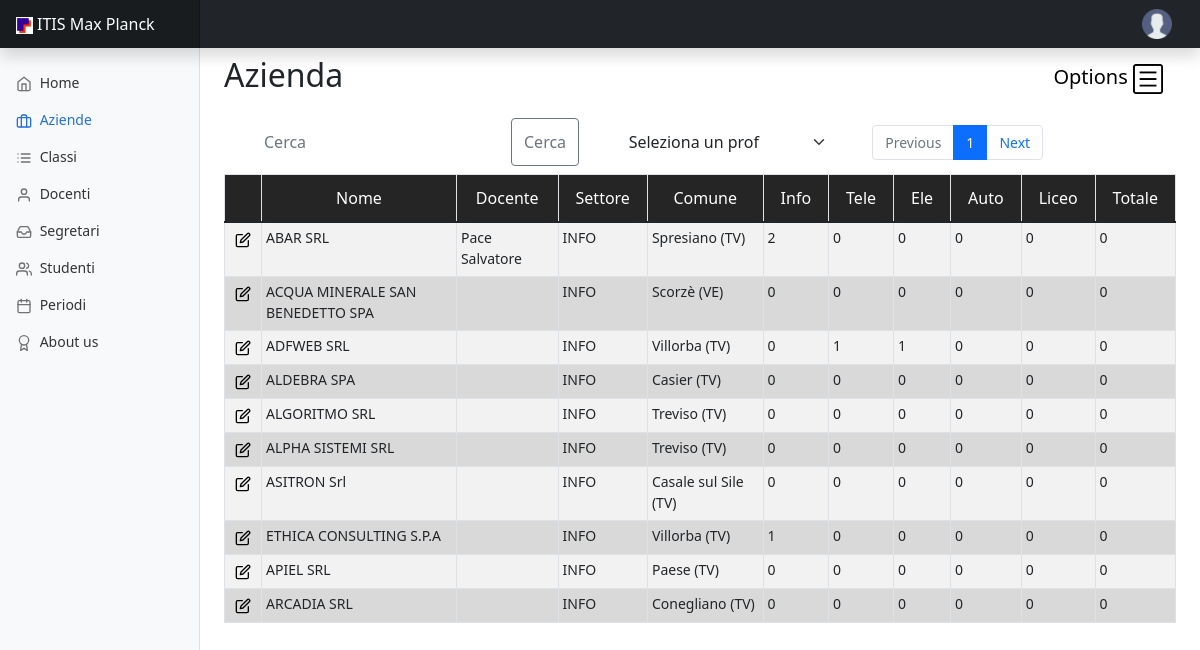
The app's page /aziende.php (signed in) with its own data.
### tables this page shows
CREATE TABLE `azienda` (
  `id` int NOT NULL,
  `id_docente` int DEFAULT NULL,
  `n_informatici` int NOT NULL,
  `n_telecomunicazioni` int NOT NULL,
  `n_elettronici` int NOT NULL,
  `n_automazioni` int NOT NULL,
  `n_liceo` int NOT NULL,
  `n_totale` int NOT NULL,
  `denominazione_azienda` varchar(100) NOT NULL,
  `settore` varchar(100) NOT NULL,
  `indirizzo` varchar(100) NOT NULL,
  `cap` int NOT NULL,
  `comune` varchar(100) NOT NULL,
  `referente_aziendale` varchar(100) NOT NULL,
  `tutor_aziendale` varchar(100) NOT NULL,
  `telefono` varchar(50) NOT NULL,
  `inizioam` varchar(50) NOT NULL,
  `fineam` varchar(50) NOT NULL,
  `iniziopm` varchar(50) NOT NULL,
  `finepm` varchar(50) NOT NULL,
  `email` varchar(200) NOT NULL,
  `sito` varchar(200) NOT NULL,
  `n_dipendenti` int NOT NULL,
  `settore_attivita` varchar(50) NOT NULL,
  `leg_denominazioneazienda` varchar(100) NOT NULL,
  `leg_via` varchar(100) NOT NULL,
  `leg_comune` varchar(50) NOT NULL,
  `leg_nomecognome` varchar(100) NOT NULL,
  `leg_datanascita` date DEFAULT NULL,
  `leg_comunenascita` varchar(100) NOT NULL,
  `leg_iva` varchar(100) NOT NULL,
  `rapleg_convenzioneprotocolo` varchar(50) NOT NULL,
  `rapleg_codicefiscale` varchar(100) NOT NULL,
  `rapleg_convenzionedata` date DEFAULT NULL,
  `commento` varchar(1000) NOT NULL
);

CREATE TABLE `persona` (
  `id` int NOT NULL,
  `nome` varchar(80) NOT NULL,
  `cognome` varchar(80) NOT NULL,
  `datanascita` date DEFAULT NULL,
  `codicefiscale` varchar(16) NOT NULL,
  `sesso` char(1) NOT NULL,
  `cellulare` varchar(13) NOT NULL,
  `login` varchar(100) DEFAULT NULL,
  `password` varchar(100) DEFAULT NULL,
  `al_matricola` varchar(20) DEFAULT NULL,
  `al_cittadinanza` varchar(30) DEFAULT NULL,
  `cap` varchar(5) DEFAULT NULL,
  `telefono` varchar(20) DEFAULT NULL,
  `email` varchar(100) NOT NULL,
  `indirizzo` varchar(100) DEFAULT NULL,
  `residenza` varchar(100) DEFAULT NULL,
  `provincia` varchar(2) DEFAULT NULL,
  `tut_idazienda` int DEFAULT NULL
);

### aziende.php (the view, shortened to what this page needs)
<?php
require("Include/db_connection.inc");
$offset = 0;
$pag_num = 10;
$num_rows = $conn->query("select * from azienda")->num_rows;
function generaTabella($result, $conn)
{
    echo '<div class="justify-content-center">';
    echo '<table class=" table table-striped table-bordered table-sm" >';
    echo '<thead>';
    echo '<tr>';
    echo '<th scope="col" class="first"></th>';
    echo '<th scope="col"><input class="btn btn-primary" type="button" name="ordinaNome" onclick="refresh(0)" value="Nome"/></th>';
    echo '<th scope="col"><input class="btn btn-primary" type="button" name="ordinaDocente" onclick="refresh(12)" value="Docente"/></th>';
    echo '<th scope="col"><input class="btn btn-primary" type="button" name="ordinaSettore" onclick="refresh(1)" value="Settore"/></th>';
    echo '<th scope="col"><input class="btn btn-primary" type="button" name="ordinaComune" onclick="refresh(6)" value="Comune"/></th>';
    echo '<th scope="col"><input class="btn btn-primary" type="button" name="ordinaInfo" onclick="refresh(7)" value="Info"/></th>';
    echo '<th scope="col"><input class="btn btn-primary" type="button" name="ordinaTele" onclick="refresh(8)" value="Tele"/></th>';
    echo '<th scope="col"><input class="btn btn-primary" type="button" name="ordinaEle" onclick="refresh(9)" value="Ele"/></th>';
    echo '<th scope="col"><input class="btn btn-primary" type="button" name="ordinaAuto" onclick="refresh(10)" value="Auto"/></th>';
    echo '<th scope="col"><input class="btn btn-primary" type="button" name="ordinaLiceo" onclick="refresh(11)" value="Liceo"/></th>';
    echo '<th scope="col"><input class="btn btn-primary" type="button" name="ordinaLiceo" onclick="refresh(13)" value="Totale"/></th>';
    echo "</tr>";
    echo '</thead>';
    echo "<tbody class = 'table-scroll'>";
    if ($result->num_rows > 0) {
        $nriga = 0;
        while ($row = $result->fetch_assoc()) {
            if ($nriga % 2 == 0) {
                echo '<tr bgcolor="#ffffff">';
            } else {
                echo '<tr bgcolor="#d9d9d9">';
            }
            $doc = "";
            $order = "";
            $search = "";
            $off = "";
            $pag = "";
            printf("<td class='text_fix'><form method='get' action='azienda_dettaglio.php'>%s%s%s%s%s<input type='hidden' name='id' value='%d'><button type='submit' style='border:none;background-color:inherit;'/><span data-feather='edit'></span></button></form></td>", $off, $pag, $order, $doc, $search, $row["id"]);
            echo '<td>' . htmlspecialchars($row["denominazione_azienda"]) . '</td>';
            if ($row["id_docente"] == 0)
                echo '<td></td>';
            else {
                $restultDoc = $conn->query("select * from persona where id=" . $row['id_docente']);
                $rowDoc = $restultDoc->fetch_assoc();
                echo '<td>' . htmlspecialchars($rowDoc["cognome"] . " " . $rowDoc["nome"]) . '</td>';
            }
            echo '<td>' . htmlspecialchars(substr($row["settore"], 0, 4)) . '</td>';
            echo '<td>' . htmlspecialchars($row["comune"]) . '</td>';
            echo '<td>' . htmlspecialchars($row["n_informatici"]) . '</td>';
            echo '<td>' . htmlspecialchars($row["n_telecomunicazioni"]) . '</td>';
            echo '<td>' . htmlspecialchars($row["n_elettronici"]) . '</td>';
            echo '<td>' . htmlspecialchars($row["n_automazioni"]) . '</td>';
            echo '<td>' . htmlspecialchars($row["n_liceo"]) . '</td>';
            echo '<td>' . htmlspecialchars($row["n_totale"]) . '</td>';
            echo "</tr>";
            $nriga = $nriga + 1;
        }
    }
    echo "</tbody>";
    echo "</table>";
    echo '</div>';
    echo '</div>';
}
if (isset($_REQUEST["orderby"]) && inputType($_REQUEST["orderby"], 1) == 1) {
    if (!isset($_SESSION["orderby"])) {
        $_SESSION["orderby"] = $_REQUEST["orderby"];
        $_SESSION["orderdirect"] = false;
    } else {
        if ($_SESSION["orderby"] == $_REQUEST["orderby"]) $_SESSION["orderdirect"] = !$_SESSION["orderdirect"];
        else $_SESSION["orderby"] = $_REQUEST["orderby"];
    }
    $id = $_REQUEST["orderby"];
    switch ($id) {
        case "0" :
            $or = "denominazione_azienda";
            break;
        case "1" :
            $or = "settore";
            break;
        case "2" :
            $or = "referente_aziendale";
            break;
        case "3" :
            $or = "leg_iva";
            break;
        case "4" :
            $or = "indirizzo";
            break;
        case "5" :
            $or = "cap";
            break;
        case "6" :
            $or = "comune";
            break;
        case "7" :
            $or = "n_informatici";
            break;
        case "8" :
            $or = "n_telecomunicazioni";
            break;
        case "9" :
            $or = "n_elettronici";
            break;
        case "10":
            $or = "n_automazioni";
            break;
        case "11":
            $or = "n_liceo";
            break;
        case "12":
            $or = "nome,cognome";
            break;
        case "13":
            $or = "n_totale";
    }
    $sql = "SELECT azienda.*" . ($_REQUEST["orderby"] == "12" ? ",persona.nome,persona.cognome" : "") . " FROM azienda join persona on azienda.id_docente = persona.id " . ((isset($_REQUEST['id_doc']) && inputType($_REQUEST["id_doc"], 0) == 0) ? "where id_docente = " . $_REQUEST['id_doc'] : "") . " order by " . $or . " " . ($_SESSION["orderdirect"] ? "desc" : "asc") . " limit " . $offset * $pag_num . "," . $pag_num;
    $result = $conn->query($sql);
    $num_rows = $result->num_rows;
} else {
    if (isset($_REQUEST["id_doc"]) && inputType($_REQUEST["id_doc"], 0) == 0)
        $sql = "SELECT * FROM azienda where id_docente = " . $_REQUEST["id_doc"] . " limit " . $offset * $pag_num . "," . $pag_num;
    else
        $sql = "SELECT * FROM azienda limit " . $offset * $pag_num . "," . $pag_num;
    $result = $conn->query($sql);
}
?>
<!doctype html>
<html>
<head>
    <?php require("Include/head.php"); ?>
</head>
<body>
<?php require("Include/navbar.php"); ?>
<div class="container-fluid">
    <div class="row">
        <?php
        require_once("Include/menu.php");
        ?>
        <main class="col-md-9 ms-sm-auto col-lg-10 px-md-4 justify-content-center">
            <nav class="navbar">
                <h1 class="h2">Azienda</h1>
                <button class="navbar-toggler" type="button" data-bs-toggle="offcanvas"
                        data-bs-target="#offcanvasNavbar" aria-controls="offcanvasNavbar">
                    Options
                    <span class="navbar-toggler-icon" style="background-image: url('Images/option_icon.png');"></span>
                </button>
            </nav>
            <div>
                <nav class="navbar">
                    <div class="container-fluid">
                        <form class="d-flex" method="GET" action="<?php $_SERVER["PHP_SELF"]; ?>">
                            <input class="form-control" name="testocerca" type="text" placeholder="Cerca"
                                   aria-label="Cerca">
                            <button class="btn btn-outline-secondary" type="submit" name="cerca">Cerca</button>
                        </form>
                        <div class="col-md-3">
                            <select class="form-select form-control" id="inputGroupSelect01" onchange="docFilter();"
                                    name="id_doc">
                                <?php
                                if (isset($_REQUEST["id_doc"]) && is_numeric($_REQUEST["id_doc"])) {
                                    $doc = $conn->query("select * from persona where id = " . $_REQUEST["id_doc"]);
                                    if ($doc == false) print("<option selected>Seleziona un prof</option>");
                                    else {
                                        $row = $doc->fetch_assoc();
                                        printf("<option selected value=%s>%s %s</option>", $row["id"], $row["cognome"], $row["nome"]);
                                    }
                                } else {
                                    print("<option selected>Seleziona un prof</option>");
                                }
                                $doc = $conn->query("select distinct * from persona join persona_ruolo on persona.id = persona_ruolo.idpersona where idruolo = 2 and idpersona > 0");
                                if (!($doc == false)){
                                    while ($row = $doc->fetch_assoc()) {
                                        if ($row["idpersona"] != $_REQUEST["id_doc"])
                                            printf("<option value='%s'>" . $row["cognome"] . " " . $row["nome"] . "</option>", $row["idpersona"]);
                                    }
                                }
                                ?>
                            </select>
                        </div>
                        <ul class="pagination" style="margin-bottom: 0">
                            <li class="page-item <?php $offset == 0 ? print("disabled") : "" ?>">
                                <?php
                                if ($offset == 0) print('<span class="page-link">Previous</span>');
                                ?>
                            </li>
                            <li class="page-item active" aria-current="page">
                                <span class="page-link"><?php print($offset + 1); ?></span>
                            </li>
                            <li class="page-item <?php ($offset + 1) * $pag_num > $num_rows ? print("disabled") : "" ?>"
                            ">
                            <?php
                            if (($offset + 1) * $pag_num > $num_rows) print('<span class="page-link">Next</span>');
                            else {
                                $link = "aziende.php?offset=" . ($offset + 1) . "&pag_num=" . $pag_num . (isset($_REQUEST["testocerca"]) ? "&testocerca=" . $_REQUEST["testocerca"] : "") . (isset($_REQUEST["orderby"]) ? "&orderby=" . $_REQUEST["orderby"] : "") . (isset($_REQUEST["id_doc"]) ? "&id_doc=" . $_REQUEST["id_doc"] : "");
                                printf("<a class='page-link' href='%s'>Next</a>", $link);
                            }
                            ?>
                            </li>
                        </ul>
                    </div>
                </nav>
            </div>
            <?php generaTabella($result, $conn); ?>
    </div>
</body>
</html>

### records on screen
azienda: denominazione_azienda "ABAR SRL", persona.cognome+nome "Pace Salvatore", settore "INFO", comune "Spresiano (TV)", n_informatici "2", n_telecomunicazioni "0", n_elettronici "0", n_automazioni "0", n_liceo "0", n_totale "0"
azienda: denominazione_azienda "ACQUA MINERALE SAN BENEDETTO SPA", settore "INFO", comune "Scorzè (VE)", n_informatici "0", n_telecomunicazioni "0", n_elettronici "0", n_automazioni "0", n_liceo "0", n_totale "0"
azienda: denominazione_azienda "ADFWEB SRL", settore "INFO", comune "Villorba (TV)", n_informatici "0", n_telecomunicazioni "1", n_elettronici "1", n_automazioni "0", n_liceo "0", n_totale "0"
azienda: denominazione_azienda "ALDEBRA SPA", settore "INFO", comune "Casier (TV)", n_informatici "0", n_telecomunicazioni "0", n_elettronici "0", n_automazioni "0", n_liceo "0", n_totale "0"
azienda: denominazione_azienda "ALGORITMO SRL", settore "INFO", comune "Treviso (TV)", n_informatici "0", n_telecomunicazioni "0", n_elettronici "0", n_automazioni "0", n_liceo "0", n_totale "0"
azienda: denominazione_azienda "ALPHA SISTEMI SRL", settore "INFO", comune "Treviso (TV)", n_informatici "0", n_telecomunicazioni "0", n_elettronici "0", n_automazioni "0", n_liceo "0", n_totale "0"
azienda: denominazione_azienda "ASITRON Srl", settore "INFO", comune "Casale sul Sile (TV)", n_informatici "0", n_telecomunicazioni "0", n_elettronici "0", n_automazioni "0", n_liceo "0", n_totale "0"
azienda: denominazione_azienda "ETHICA CONSULTING S.P.A", settore "INFO", comune "Villorba (TV)", n_informatici "1", n_telecomunicazioni "0", n_elettronici "0", n_automazioni "0", n_liceo "0", n_totale "0"
azienda: denominazione_azienda "APIEL SRL", settore "INFO", comune "Paese (TV)", n_informatici "0", n_telecomunicazioni "0", n_elettronici "0", n_automazioni "0", n_liceo "0", n_totale "0"
azienda: denominazione_azienda "ARCADIA SRL", settore "INFO", comune "Conegliano (TV)", n_informatici "0", n_telecomunicazioni "0", n_elettronici "0", n_automazioni "0", n_liceo "0", n_totale "0"

### other values on screen
$offset + 1 "1"
